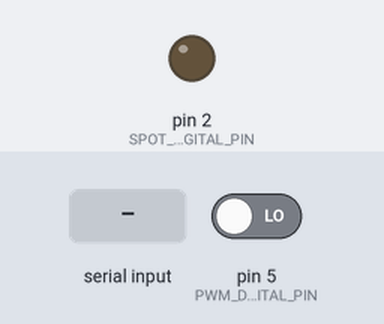
Recording of a sketch running on a simulated Arduino Uno, built with avr-gcc and run on an emulated ATmega328P. Shown: output pins drawn as LEDs (lit = HIGH). The test bench sets the inputs (shaded band); at power-on: pin 5 (PWM_DIGITAL_PIN) LOW. What the sketch prints to the serial monitor is not drawn.

Above: at 1.0 s.
1.1 s: "1" received over Serial
At 3.4 s:
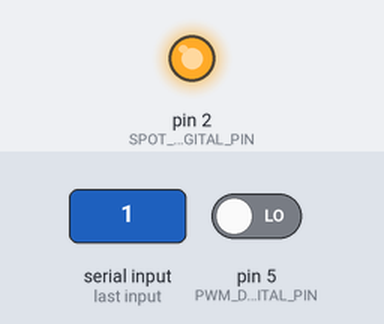
3.7 s: "0" received over Serial
Timing chart, 0 to 6.7 s (numbered marks = the images above; inputs shaded):
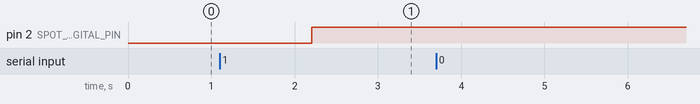

Measured:
- after the input at 1.1 s, pin 2 (SPOT_DIGITAL_PIN): LOW → HIGH after 1.1 s
- after the input at 3.7 s, every drawn part: stays the same

The sketch:

Spotlight_module.ino
```cpp
// (licence header left out)
#define MODULE_NR 1
#define SPOT_DIGITAL_PIN 2
#define PWM_DIGITAL_PIN 5
#define PWM_STROBOSCOPE_MIN_VALUE 1500 //below = always on/off
#define PWM_STROBOSCOPE_MAX_VALUE 2000 //above = SOS mode

int message_nr = 0;

bool input_spotlight_state = false;
bool spotlight_state = false;
int pwm_value = 0;
int index_frequencies = 0; // if = 0, then spotight always on
unsigned long frequencies[] = {0, 500, 650, 800, 1000, 1250, 1500};
unsigned long last_frequency_time = 0;
bool sos_status = false;
unsigned long sos_delays[] = {500, 100, 100, 100, 100, 100, 100, 500, 100, 500, 100, 500, 100, 100, 100, 100, 100, 100}; //3.1s
int sos_index = 0;
unsigned long last_sos_time = 0;

void setup() {
  Serial.begin(57600);   // opens serial port, sets data rate to 57600 to communicate with UART2 from APM
  Serial.setTimeout(7);  //set the timeout between 2 messages input (200ms for 3.3Hz,70ms for 10Hz, 15ms for 50Hz, 7ms for 100Hz)
  pinMode(SPOT_DIGITAL_PIN, OUTPUT);
  EstablishingConnection();
}

void loop() {
  if(sos_status && input_spotlight_state)
    SendSOS();
  SendMessage(GeneratingMessage());
  message_nr++;
}

void EstablishingConnection() {
   while (Serial.available() <= 0) {
    Serial.print("a");
    delay(200);
  }
  CheckingRead(Serial.readString());
}

void SendMessage(String message)
{
  int x = 0;
  for(; message.charAt(x)!='\0'; x++)
  {
    Serial.print(message.charAt(x));
    while (Serial.available() <= 0) {}
    CheckingRead(Serial.readString());
  }
  Serial.print(message.charAt(x));
    while (Serial.available() <= 0) {}
    CheckingRead(Serial.readString());
}

String GeneratingMessage(){

  String message;
  message += ":";
  message += MODULE_NR;
  message += ":/:";
  message += message_nr;
  message += ":/:";

  pwm_value = pulseIn(PWM_DIGITAL_PIN, HIGH);
  UpdateFrequency();
  UpdateSpotlightState();

  if(spotlight_state)
    message += "on";
  else
    message += "off";
  message += ":/:";
  message += pwm_value;
  message += ":/:";
  if(sos_status)
    message += "SOS mode";
  else
    message += frequencies[index_frequencies];
  message += ":;\n";
  return message;
}

void CheckingRead(String readed)
{
  if(readed == "1")
    input_spotlight_state = true;
  else
    input_spotlight_state = false;
}

void UpdateFrequency()
{
  if(pwm_value > PWM_STROBOSCOPE_MAX_VALUE)
  {
    sos_status = true;
    return;
  }
  else
    sos_status = false;

  int temp_pwm_value = pwm_value - PWM_STROBOSCOPE_MIN_VALUE;
  int pwm_value_interval = (PWM_STROBOSCOPE_MAX_VALUE - PWM_STROBOSCOPE_MIN_VALUE)/6;
  int i = 0;
  for(; temp_pwm_value >0; i++)
  {
    temp_pwm_value -= pwm_value_interval;
  }
  index_frequencies = i;
}

void UpdateSpotlightState()
{
  if(input_spotlight_state)
  {
    if(sos_status)
      return;
    UpdateSpotlightFrequencyState();
  }
  else
  {
    digitalWrite(SPOT_DIGITAL_PIN, LOW);
    spotlight_state = false;
  }
}


void SendSOS()
{
  while(sos_index != 18)
  {
    Serial.print("~");
    if(millis()-last_sos_time > sos_delays[sos_index])
    {
      sos_index++;
      last_sos_time = millis();
      if(sos_index%2)
      {
        digitalWrite(SPOT_DIGITAL_PIN, HIGH);
        spotlight_state = true;
      }
      else
      {
        digitalWrite(SPOT_DIGITAL_PIN, LOW);
        spotlight_state = false;
      }
    }
  }
  sos_index = 0;
}

void UpdateSpotlightFrequencyState()
{
  if(index_frequencies != 0 &&millis()-last_frequency_time > frequencies[index_frequencies])
  {
    last_frequency_time = millis();
    if(spotlight_state)
      digitalWrite(SPOT_DIGITAL_PIN, LOW);
    else
      digitalWrite(SPOT_DIGITAL_PIN, HIGH);
    spotlight_state = !spotlight_state;
  }
  else
  {
    if(index_frequencies == 0)
    {
      digitalWrite(SPOT_DIGITAL_PIN, HIGH);
      spotlight_state = true;
    }
  }
}
```
